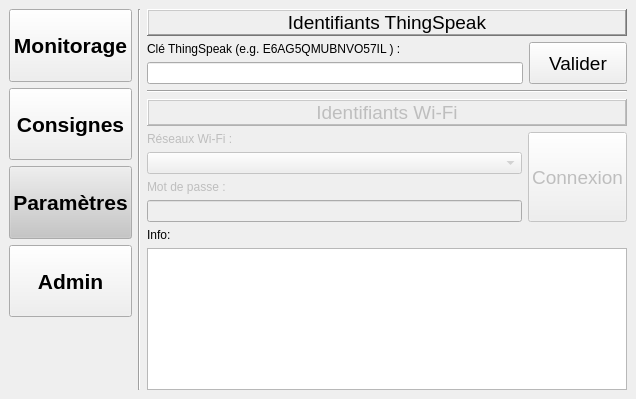
<?xml version="1.0" encoding="UTF-8"?>
<ui version="4.0">
 <class>WindowConfig</class>
 <widget class="QMainWindow" name="WindowConfig">
  <property name="geometry">
   <rect>
    <x>0</x>
    <y>0</y>
    <width>636</width>
    <height>399</height>
   </rect>
  </property>
  <property name="windowTitle">
   <string>GUI_ProjetEC_Config</string>
  </property>
  <widget class="QWidget" name="centralwidget">
   <layout class="QHBoxLayout" name="horizontalLayout_3">
    <item>
     <layout class="QHBoxLayout" name="horizontalLayout">
      <item>
       <layout class="QVBoxLayout" name="verticalLayout">
        <item>
         <layout class="QVBoxLayout" name="verticalLayout_5">
          <item>
           <widget class="QPushButton" name="btn_Monitor_Menu">
            <property name="sizePolicy">
             <sizepolicy hsizetype="Fixed" vsizetype="Expanding">
              <horstretch>0</horstretch>
              <verstretch>0</verstretch>
             </sizepolicy>
            </property>
            <property name="minimumSize">
             <size>
              <width>120</width>
              <height>40</height>
             </size>
            </property>
            <property name="maximumSize">
             <size>
              <width>140</width>
              <height>16777215</height>
             </size>
            </property>
            <property name="font">
             <font>
              <pointsize>16</pointsize>
              <weight>75</weight>
              <bold>true</bold>
             </font>
            </property>
            <property name="text">
             <string>Monitorage</string>
            </property>
           </widget>
          </item>
          <item>
           <widget class="QPushButton" name="btn_Setpoints_Menu">
            <property name="sizePolicy">
             <sizepolicy hsizetype="Fixed" vsizetype="Expanding">
              <horstretch>0</horstretch>
              <verstretch>0</verstretch>
             </sizepolicy>
            </property>
            <property name="minimumSize">
             <size>
              <width>120</width>
              <height>40</height>
             </size>
            </property>
            <property name="maximumSize">
             <size>
              <width>140</width>
              <height>16777215</height>
             </size>
            </property>
            <property name="font">
             <font>
              <pointsize>16</pointsize>
              <weight>75</weight>
              <bold>true</bold>
             </font>
            </property>
            <property name="text">
             <string>Consignes</string>
            </property>
           </widget>
          </item>
          <item>
           <widget class="QPushButton" name="btn_Param_Menu">
            <property name="sizePolicy">
             <sizepolicy hsizetype="Fixed" vsizetype="Expanding">
              <horstretch>0</horstretch>
              <verstretch>0</verstretch>
             </sizepolicy>
            </property>
            <property name="minimumSize">
             <size>
              <width>120</width>
              <height>40</height>
             </size>
            </property>
            <property name="maximumSize">
             <size>
              <width>140</width>
              <height>16777215</height>
             </size>
            </property>
            <property name="palette">
             <palette>
              <active>
               <colorrole role="Button">
                <brush brushstyle="SolidPattern">
                 <color alpha="255">
                  <red>197</red>
                  <green>197</green>
                  <blue>198</blue>
                 </color>
                </brush>
               </colorrole>
              </active>
              <inactive>
               <colorrole role="Button">
                <brush brushstyle="SolidPattern">
                 <color alpha="255">
                  <red>197</red>
                  <green>197</green>
                  <blue>198</blue>
                 </color>
                </brush>
               </colorrole>
              </inactive>
              <disabled>
               <colorrole role="Button">
                <brush brushstyle="SolidPattern">
                 <color alpha="255">
                  <red>197</red>
                  <green>197</green>
                  <blue>198</blue>
                 </color>
                </brush>
               </colorrole>
              </disabled>
             </palette>
            </property>
            <property name="font">
             <font>
              <pointsize>16</pointsize>
              <weight>75</weight>
              <bold>true</bold>
             </font>
            </property>
            <property name="text">
             <string>Paramètres</string>
            </property>
           </widget>
          </item>
          <item>
           <widget class="QPushButton" name="btn_Outils_Menu">
            <property name="sizePolicy">
             <sizepolicy hsizetype="Fixed" vsizetype="Expanding">
              <horstretch>0</horstretch>
              <verstretch>0</verstretch>
             </sizepolicy>
            </property>
            <property name="minimumSize">
             <size>
              <width>120</width>
              <height>40</height>
             </size>
            </property>
            <property name="maximumSize">
             <size>
              <width>140</width>
              <height>16777215</height>
             </size>
            </property>
            <property name="font">
             <font>
              <pointsize>16</pointsize>
              <weight>75</weight>
              <bold>true</bold>
             </font>
            </property>
            <property name="text">
             <string>Admin</string>
            </property>
           </widget>
          </item>
          <item>
           <spacer name="verticalSpacer">
            <property name="orientation">
             <enum>Qt::Vertical</enum>
            </property>
            <property name="sizeType">
             <enum>QSizePolicy::Expanding</enum>
            </property>
            <property name="sizeHint" stdset="0">
             <size>
              <width>10</width>
              <height>60</height>
             </size>
            </property>
           </spacer>
          </item>
         </layout>
        </item>
       </layout>
      </item>
      <item>
       <widget class="Line" name="line">
        <property name="orientation">
         <enum>Qt::Vertical</enum>
        </property>
       </widget>
      </item>
      <item>
       <layout class="QVBoxLayout" name="verticalLayout_2">
        <item>
         <layout class="QVBoxLayout" name="verticalLayout_4">
          <item>
           <widget class="QLabel" name="lbl_Identifiants_Thingspeak">
            <property name="sizePolicy">
             <sizepolicy hsizetype="Preferred" vsizetype="Fixed">
              <horstretch>0</horstretch>
              <verstretch>0</verstretch>
             </sizepolicy>
            </property>
            <property name="font">
             <font>
              <pointsize>14</pointsize>
             </font>
            </property>
            <property name="frameShape">
             <enum>QFrame::WinPanel</enum>
            </property>
            <property name="frameShadow">
             <enum>QFrame::Raised</enum>
            </property>
            <property name="text">
             <string>Identifiants ThingSpeak</string>
            </property>
            <property name="alignment">
             <set>Qt::AlignCenter</set>
            </property>
           </widget>
          </item>
          <item>
           <layout class="QHBoxLayout" name="horizontalLayout_4">
            <item>
             <layout class="QHBoxLayout" name="horizontalLayout_6">
              <item>
               <layout class="QVBoxLayout" name="verticalLayout_6">
                <item>
                 <layout class="QVBoxLayout" name="verticalLayout_7">
                  <item>
                   <layout class="QVBoxLayout" name="verticalLayout_10">
                    <item>
                     <widget class="QLabel" name="lbl_Thingspeak_Cle">
                      <property name="text">
                       <string>Clé ThingSpeak (e.g. E6AG5QMUBNVO57IL ) :</string>
                      </property>
                     </widget>
                    </item>
                    <item>
                     <widget class="QLineEdit" name="tb_Thingspeak_Cle"/>
                    </item>
                   </layout>
                  </item>
                 </layout>
                </item>
               </layout>
              </item>
             </layout>
            </item>
            <item>
             <widget class="QPushButton" name="btn_Thingspeak_Cle">
              <property name="sizePolicy">
               <sizepolicy hsizetype="Preferred" vsizetype="Preferred">
                <horstretch>0</horstretch>
                <verstretch>0</verstretch>
               </sizepolicy>
              </property>
              <property name="font">
               <font>
                <pointsize>14</pointsize>
               </font>
              </property>
              <property name="text">
               <string>   Valider   </string>
              </property>
             </widget>
            </item>
            <item>
             <layout class="QHBoxLayout" name="horizontalLayout_5"/>
            </item>
           </layout>
          </item>
         </layout>
        </item>
        <item>
         <widget class="Line" name="line_2">
          <property name="orientation">
           <enum>Qt::Horizontal</enum>
          </property>
         </widget>
        </item>
        <item>
         <layout class="QVBoxLayout" name="verticalLayout_8">
          <item>
           <widget class="QLabel" name="lbl_Identifiants_Wifi">
            <property name="enabled">
             <bool>false</bool>
            </property>
            <property name="sizePolicy">
             <sizepolicy hsizetype="Preferred" vsizetype="Fixed">
              <horstretch>0</horstretch>
              <verstretch>0</verstretch>
             </sizepolicy>
            </property>
            <property name="font">
             <font>
              <pointsize>14</pointsize>
             </font>
            </property>
            <property name="frameShape">
             <enum>QFrame::WinPanel</enum>
            </property>
            <property name="frameShadow">
             <enum>QFrame::Raised</enum>
            </property>
            <property name="text">
             <string>Identifiants Wi-Fi</string>
            </property>
            <property name="alignment">
             <set>Qt::AlignCenter</set>
            </property>
           </widget>
          </item>
          <item>
           <layout class="QVBoxLayout" name="verticalLayout_3">
            <item>
             <layout class="QHBoxLayout" name="horizontalLayout_2">
              <item>
               <layout class="QVBoxLayout" name="verticalLayout_9">
                <item>
                 <widget class="QLabel" name="lbl_Reseaux_Wifi">
                  <property name="enabled">
                   <bool>false</bool>
                  </property>
                  <property name="sizePolicy">
                   <sizepolicy hsizetype="Preferred" vsizetype="Fixed">
                    <horstretch>0</horstretch>
                    <verstretch>0</verstretch>
                   </sizepolicy>
                  </property>
                  <property name="text">
                   <string>Réseaux Wi-Fi :</string>
                  </property>
                 </widget>
                </item>
                <item>
                 <widget class="QComboBox" name="cb_Reseaux_Wifi">
                  <property name="enabled">
                   <bool>false</bool>
                  </property>
                 </widget>
                </item>
                <item>
                 <widget class="QLabel" name="lbl_Password_Wifi">
                  <property name="enabled">
                   <bool>false</bool>
                  </property>
                  <property name="text">
                   <string>Mot de passe :</string>
                  </property>
                 </widget>
                </item>
                <item>
                 <widget class="QLineEdit" name="tb_Password">
                  <property name="enabled">
                   <bool>false</bool>
                  </property>
                  <property name="inputMask">
                   <string/>
                  </property>
                  <property name="echoMode">
                   <enum>QLineEdit::Password</enum>
                  </property>
                 </widget>
                </item>
               </layout>
              </item>
              <item>
               <widget class="QPushButton" name="btn_Connexion_Wifi">
                <property name="enabled">
                 <bool>false</bool>
                </property>
                <property name="sizePolicy">
                 <sizepolicy hsizetype="Preferred" vsizetype="Preferred">
                  <horstretch>0</horstretch>
                  <verstretch>0</verstretch>
                 </sizepolicy>
                </property>
                <property name="minimumSize">
                 <size>
                  <width>0</width>
                  <height>60</height>
                 </size>
                </property>
                <property name="font">
                 <font>
                  <pointsize>14</pointsize>
                 </font>
                </property>
                <property name="text">
                 <string>Connexion</string>
                </property>
               </widget>
              </item>
             </layout>
            </item>
           </layout>
          </item>
         </layout>
        </item>
        <item>
         <widget class="QLabel" name="lbl_Info">
          <property name="sizePolicy">
           <sizepolicy hsizetype="Preferred" vsizetype="Fixed">
            <horstretch>0</horstretch>
            <verstretch>0</verstretch>
           </sizepolicy>
          </property>
          <property name="frameShape">
           <enum>QFrame::NoFrame</enum>
          </property>
          <property name="text">
           <string>Info: </string>
          </property>
          <property name="alignment">
           <set>Qt::AlignBottom|Qt::AlignLeading|Qt::AlignLeft</set>
          </property>
         </widget>
        </item>
        <item>
         <widget class="QListWidget" name="lbl_Info_Erreurs">
          <property name="font">
           <font>
            <pointsize>14</pointsize>
           </font>
          </property>
         </widget>
        </item>
       </layout>
      </item>
     </layout>
    </item>
   </layout>
  </widget>
 </widget>
 <resources/>
 <connections/>
</ui>
